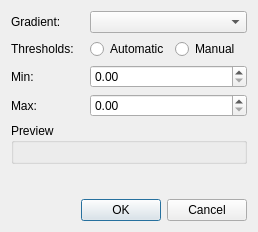
<?xml version="1.0" encoding="UTF-8"?>
<ui version="4.0">
 <class>ColorScaleEditor</class>
 <widget class="QDialog" name="ColorScaleEditor">
  <property name="geometry">
   <rect>
    <x>0</x>
    <y>0</y>
    <width>258</width>
    <height>232</height>
   </rect>
  </property>
  <property name="windowTitle">
   <string>Color scale editor</string>
  </property>
  <layout class="QGridLayout" name="gridLayout">
   <item row="3" column="0">
    <layout class="QHBoxLayout" name="horizontalLayout">
     <item>
      <spacer name="horizontalSpacer">
       <property name="orientation">
        <enum>Qt::Horizontal</enum>
       </property>
       <property name="sizeHint" stdset="0">
        <size>
         <width>40</width>
         <height>20</height>
        </size>
       </property>
      </spacer>
     </item>
     <item>
      <widget class="QPushButton" name="okButton">
       <property name="text">
        <string>OK</string>
       </property>
      </widget>
     </item>
     <item>
      <widget class="QPushButton" name="cancelButton">
       <property name="text">
        <string>Cancel</string>
       </property>
      </widget>
     </item>
    </layout>
   </item>
   <item row="1" column="0">
    <widget class="QGroupBox" name="groupBox">
     <property name="title">
      <string>Preview</string>
     </property>
     <layout class="QGridLayout" name="gridLayout_3">
      <item row="0" column="0">
       <widget class="QCustomPlot" name="plot" native="true"/>
      </item>
     </layout>
    </widget>
   </item>
   <item row="0" column="0">
    <layout class="QGridLayout" name="gridLayout_2">
     <item row="1" column="0">
      <widget class="QLabel" name="thresholdLabel">
       <property name="text">
        <string>Thresholds:</string>
       </property>
      </widget>
     </item>
     <item row="1" column="1">
      <widget class="QRadioButton" name="thresholdAutoButton">
       <property name="text">
        <string>Automatic</string>
       </property>
       <property name="checkable">
        <bool>true</bool>
       </property>
       <property name="checked">
        <bool>false</bool>
       </property>
      </widget>
     </item>
     <item row="1" column="2">
      <widget class="QRadioButton" name="thresholdManualButton">
       <property name="text">
        <string>Manual</string>
       </property>
      </widget>
     </item>
     <item row="2" column="0">
      <widget class="QLabel" name="minLabel">
       <property name="text">
        <string>Min:</string>
       </property>
      </widget>
     </item>
     <item row="3" column="0">
      <widget class="QLabel" name="maxLabel">
       <property name="text">
        <string>Max:</string>
       </property>
      </widget>
     </item>
     <item row="2" column="1" colspan="2">
      <widget class="QDoubleSpinBox" name="minSpinBox">
       <property name="showGroupSeparator" stdset="0">
        <bool>true</bool>
       </property>
      </widget>
     </item>
     <item row="3" column="1" colspan="2">
      <widget class="QDoubleSpinBox" name="maxSpinBox">
       <property name="showGroupSeparator" stdset="0">
        <bool>true</bool>
       </property>
      </widget>
     </item>
     <item row="0" column="0">
      <widget class="QLabel" name="gradientLabel">
       <property name="text">
        <string>Gradient:</string>
       </property>
      </widget>
     </item>
     <item row="0" column="1" colspan="2">
      <widget class="QComboBox" name="gradientComboBox"/>
     </item>
    </layout>
   </item>
   <item row="2" column="0">
    <spacer name="verticalSpacer">
     <property name="orientation">
      <enum>Qt::Vertical</enum>
     </property>
     <property name="sizeHint" stdset="0">
      <size>
       <width>20</width>
       <height>40</height>
      </size>
     </property>
    </spacer>
   </item>
  </layout>
 </widget>
 <customwidgets>
  <customwidget>
   <class>QCustomPlot</class>
   <extends>QWidget</extends>
   <header>Visualization/qcustomplot.h</header>
   <container>1</container>
  </customwidget>
 </customwidgets>
 <tabstops>
  <tabstop>gradientComboBox</tabstop>
  <tabstop>thresholdAutoButton</tabstop>
  <tabstop>thresholdManualButton</tabstop>
  <tabstop>minSpinBox</tabstop>
  <tabstop>maxSpinBox</tabstop>
  <tabstop>okButton</tabstop>
  <tabstop>cancelButton</tabstop>
 </tabstops>
 <resources/>
 <connections/>
</ui>
